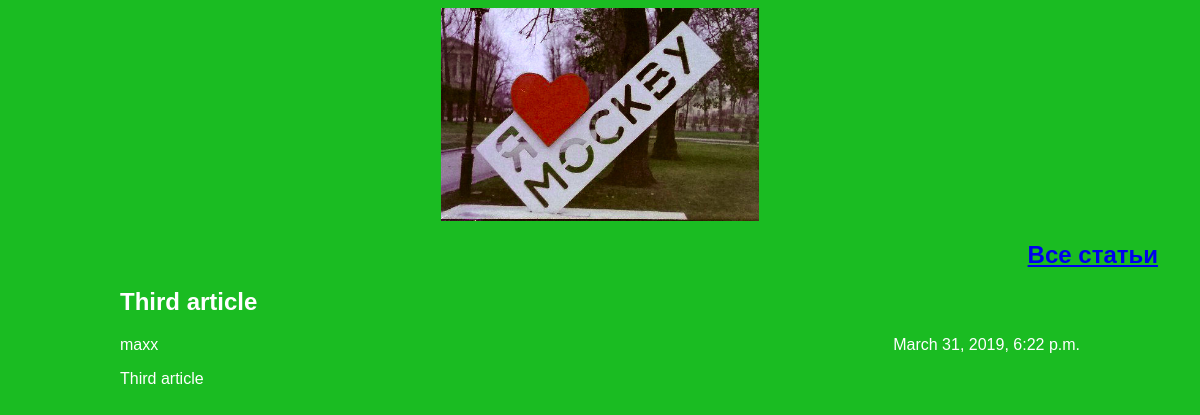
The app's page /article/4/ with its own data.
### articles/models.py (models this page shows, shortened)
class Article(models.Model):
    objects = models.Manager()
    author = models.ForeignKey(settings.AUTH_USER_MODEL, on_delete=models.CASCADE)
    title = models.CharField(max_length=200)
    text = models.TextField()
    created_date = models.DateTimeField(default=timezone.now)

### articles/views.py (the view)
# urls.py: path('article/<article_id>/', views.get_article, name='get_article'),
def get_article(request, article_id):
    try:
        post = Article.objects.get(id=article_id)
        return render(request, 'article.html', {"post": post})
    except Article.DoesNotExist:
        raise Http404

### articles/templates/article.html (shortened to what this page needs)
<!DOCTYPE html>
<body>
    <div class="header">
        {% load static %}
        <img src="{% static 'img/dpb-logo.png' %}">
        <h2 class="exit"><a href="/articles/">Все статьи</a></h2>
        <link rel="stylesheet" href="{% static 'css/article.css' %}">
    </div>
    <div class="article">
        <div class="one-post">
            <h2 class="post-title">{{ post.title }}</h2>
            <div class="article-info">
                <div class="article-author">{{ post.author.username }}</div>
                <div class="article-created-date">{{ post.created_date }}</div>
            </div>
        </div>
        <p class="article-text">{{ post.text }}</p>
    </div>
</body>

### articles/static/css/article.css (style rules this page uses)
body { background: #1abc22; font-family: Tahoma, Arial, sans-serif; color: #ffffff; }
.header img { display: block; width: 318px; margin-left: auto; margin-right: auto; }
.exit { color: #ffffff; width: 1150px; text-align: right; }
.article-author { width: 50%; float: left; }
.article-created-date { text-align: right; }
.article { width: 960px; margin-left: auto; margin-right: auto; }

### records on screen
Article: title "Third article", author.username "maxx", created_date "March 31, 2019, 6:22 p.m.", text "Third article"
